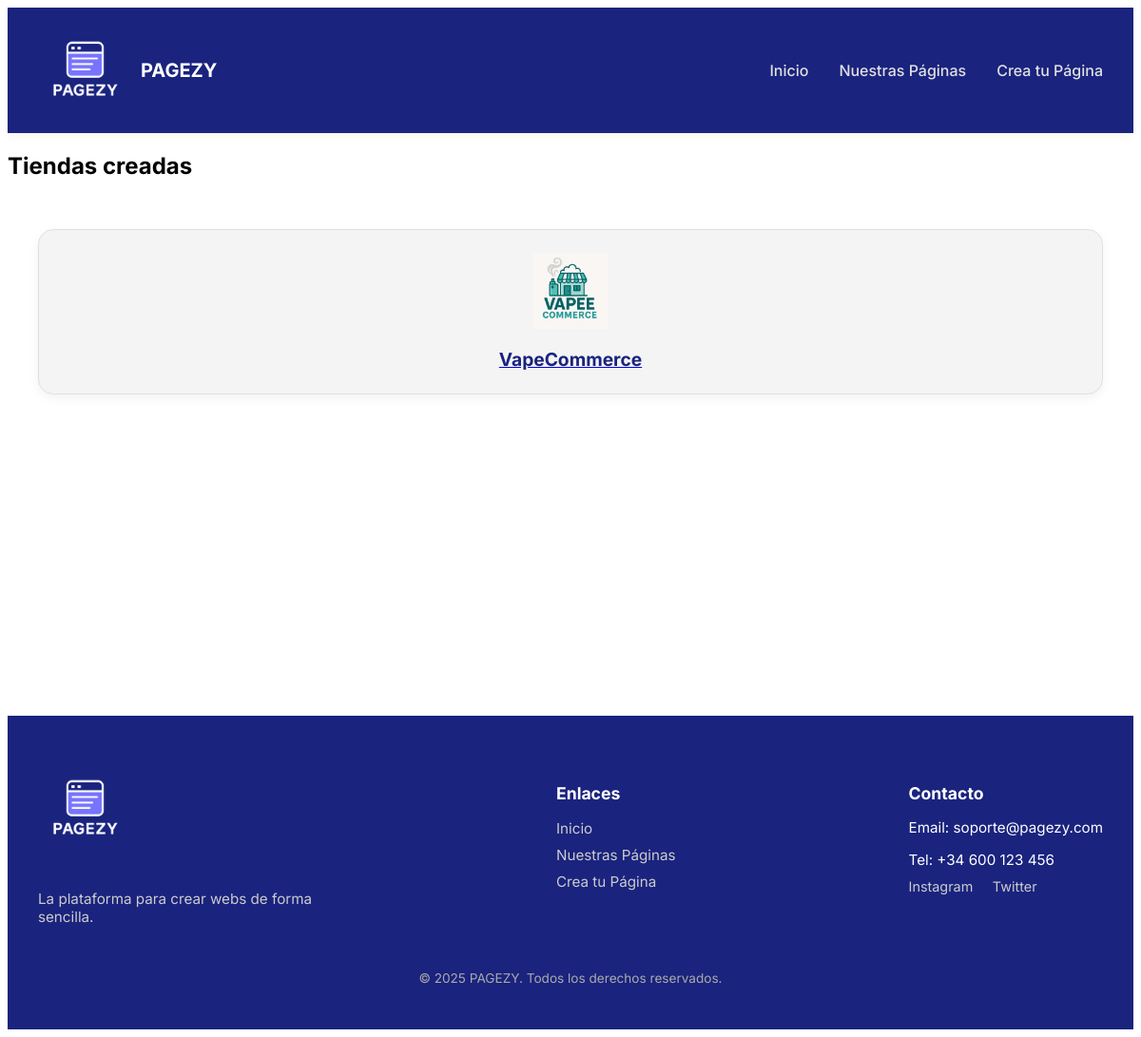
The page /pages/ on the database its author committed.
### app/models_publicos.py (models this page shows)
class TiendaPublica(db.Model):
    id = db.Column(db.Integer, primary_key=True)
    nombre_tienda = db.Column(db.String(100), unique=True, nullable=False)
    email_contacto = db.Column(db.String(120), nullable=False)
    ruta_db = db.Column(db.String(255), nullable=False)  # Ruta al archivo .db de la tienda
    fecha_creacion = db.Column(db.DateTime, default=datetime.utcnow)

### app/routes/webs.py (the view)
@tiendas_bp.route("/")
def lista_tiendas():
    tiendas = TiendaPublica.query.all()
    return render_template("PaginasPresentacion/tiendas/lista_tiendas.html", tiendas=tiendas)

### app/templates/PaginasPresentacion/tiendas/lista_tiendas.html
{% extends 'PaginasPresentacion/base.html' %}
{% block content %}
<h2>Tiendas creadas</h2>
<div class="grid-tarjetas">
  {% for tienda in tiendas %}
  <a href="{{ url_for('tienda_publica.ver_tienda', nombre_tienda=tienda.nombre_tienda) }}" class="tienda">
    <div class="tarjeta-tienda">
      <div class="logo-tienda">
        <img src="/static/logos/{{ tienda.nombre_tienda }}_logo.png" alt="Logo de {{ tienda.nombre_tienda }}">
      </div>
      <h3>{{ tienda.nombre_tienda }}</h3>
    </div>
  </a>
  {% endfor %}
</div>
{% endblock %}

### app/static/css/Presentacion/main.css (style rules this page uses)
.grid-tarjetas { display: grid; grid-template-columns: repeat(auto-fit, minmax(200px, 1fr)); gap: 1.5rem; padding: 2rem; min-height: 60vh; }
.tarjeta-tienda { border: 1px solid #e0e0e0; padding: 1.5rem; text-align: center; border-radius: 1rem; background-color: #f4f4f4; box-shadow: 0 4px 12px rgba(0, 0, 0, 0.05); transition: transform 0.2s ease; }
.tarjeta-tienda img { max-height: 80px; object-fit: contain; margin-bottom: 1rem; }
.tarjeta-tienda h3 { font-size: 1.2rem; color: #1a237e; margin: 0; }
body { font-family: "Inter", sans-serif; }

### rows shown on the page
TiendaPublica: nombre_tienda (picture), nombre_tienda "VapeCommerce"
